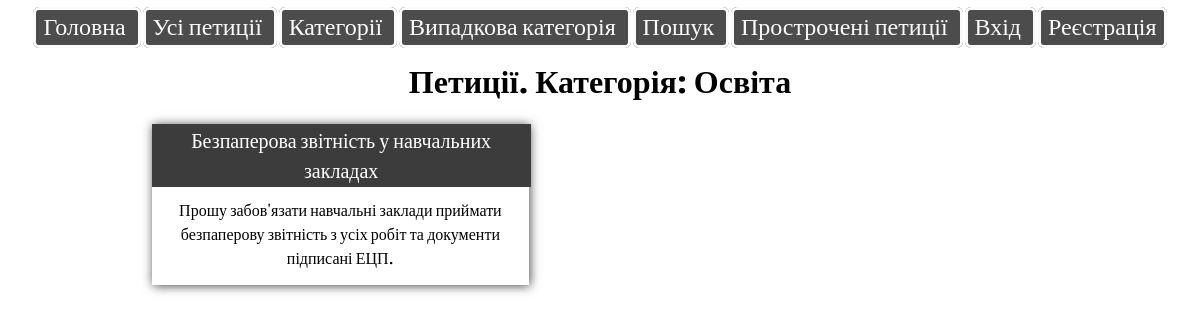
The app's page /category/education/ with its own data.
### petition_service/models.py (models this page shows, shortened)
class Petition(models.Model):
    category = models.ForeignKey(Category, verbose_name="Категорія", on_delete=models.SET_NULL, null=True)
    author = models.ForeignKey(User, verbose_name="Автор", on_delete=models.CASCADE)
    title = models.CharField("Назва", max_length=100)
    text = models.TextField("Зміст")
    creation_date = models.DateField("Дата створення", default=timezone.now().date())
    status = models.ForeignKey(Status, verbose_name="Статус", on_delete=models.SET_NULL, null=True)
    deleted = models.BooleanField('Видалена', default=False)
    overdue = models.BooleanField('Прострочена', default=False)
    def get_absolute_url(self):
        return reverse('petition_detail', kwargs={'id': self.id})
    class Meta:
        verbose_name = "Петиція"
        verbose_name_plural = "Петиції"

### petition_service/views.py (the view, shortened to what this page needs)
# urls.py: path('category/<str:category>/', views.Petition_list, name='petition_list'),
def Petition_list(request, category=''):
    categories = Category.objects.all()
    if request.path.__contains__('all'):
        petitions = Petition.objects.all()
        header = 'Усі петиції'
    elif category == 'random':
        category_name = categories.order_by('?')[0].name
        petitions = Petition.objects.filter(category__name=category_name, deleted=False)
        header = 'Петиції. Випадкова категорія: ' + category_name
    elif request.path.__contains__('my-petitions'):
        petitions = Petition.objects.filter(author=request.user, deleted=False)
        header = 'Мої петиції'
    else:
        petitions = Petition.objects.filter(category__url=category, deleted=False)
        header = 'Петиції. Категорія: ' + str(Category.objects.get(url=category))
    return render(request, 'petitions/petition_list.html', {'categories': categories, 'header': header, 'petition_list': petitions})

### petition_service/models.py (called while the page is built)
    def __str__(self):
        return self.name

### templates/petitions/petition_list.html (shortened to what this page needs)
{% extends 'base.html' %}
{% load static %}
{% block content %}
    <link rel="stylesheet" type="text/css" href="{% static 'styles/style_list.css'%}">
    <h1>{{ header }}</h1>
{% for petition in petition_list %}
    <span class="inner"><a href="{{petition.get_absolute_url}}">{{petition.title}}</a>
    <p>{{ petition.text}}</p>
    </span>
{% endfor %}
{% endblock content %}

### static/styles/style_list.css (style rules this page uses)
body { font-family: 'Literata', serif; margin: 10px; }
h1 { text-align: center; margin-top: 10px; }
.inner { white-space: initial; width: 32%; margin-bottom: 2%; margin-left: 12%; display: inline-block; #background: linear-gradient(to top, #eaeaea, #fafafa); #border-bottom-right-radius: 3px; #border-bottom-left-radius: 3px; box-shadow: 1px 1px 10px #4a4a4a; }
p { text-align: center; padding-left: 4px; padding-right: 4px; padding-top: 6px; margin-top: 1%; word-wrap: break-word; }
.inner a { display: block; color: white; font-size: 20px; #border: 1.7px outset #7a7a7a; #border-radius: 7px; width: 98.8%; text-align: center; #margin-left: -5px; padding: 3px; padding-top: 0px; background-color: #3c3c3c; text-decoration: none; }

### records on screen
Petition: title "Безпаперова звітність у навчальних закладах", text "Прошу забов'язати навчальні заклади приймати безпаперову звітність з усіх робіт та документи підписані ЕЦП."

### other values on screen
{{ header }} "Петиції. Категорія: Освіта"
